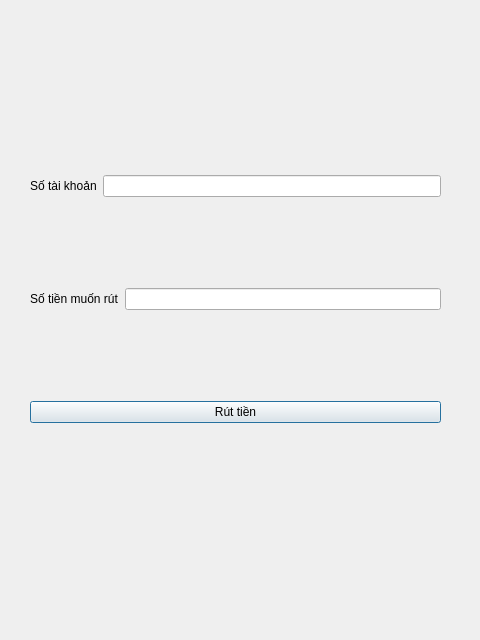
<?xml version="1.0" encoding="UTF-8"?>
<ui version="4.0">
 <class>WithdrawDialog</class>
 <widget class="QDialog" name="WithdrawDialog">
  <property name="geometry">
   <rect>
    <x>0</x>
    <y>0</y>
    <width>480</width>
    <height>640</height>
   </rect>
  </property>
  <property name="windowTitle">
   <string>Dialog</string>
  </property>
  <widget class="QWidget" name="verticalLayoutWidget">
   <property name="geometry">
    <rect>
     <x>30</x>
     <y>90</y>
     <width>411</width>
     <height>421</height>
    </rect>
   </property>
   <layout class="QVBoxLayout" name="verticalLayout">
    <item>
     <layout class="QHBoxLayout" name="horizontalLayout_3">
      <item>
       <widget class="QLabel" name="label_2">
        <property name="text">
         <string>Số tài khoản</string>
        </property>
        <property name="wordWrap">
         <bool>true</bool>
        </property>
       </widget>
      </item>
      <item>
       <widget class="QLineEdit" name="lineEditAccountNumber"/>
      </item>
     </layout>
    </item>
    <item>
     <layout class="QHBoxLayout" name="horizontalLayout">
      <item>
       <widget class="QLabel" name="label">
        <property name="text">
         <string>Số tiền muốn rút</string>
        </property>
        <property name="wordWrap">
         <bool>true</bool>
        </property>
       </widget>
      </item>
      <item>
       <widget class="QLineEdit" name="lineEditAmount"/>
      </item>
     </layout>
    </item>
    <item>
     <layout class="QHBoxLayout" name="horizontalLayout_2">
      <item>
       <widget class="QPushButton" name="pushButtonWithdraw">
        <property name="text">
         <string>Rút tiền</string>
        </property>
       </widget>
      </item>
     </layout>
    </item>
   </layout>
  </widget>
 </widget>
 <resources/>
 <connections/>
</ui>
